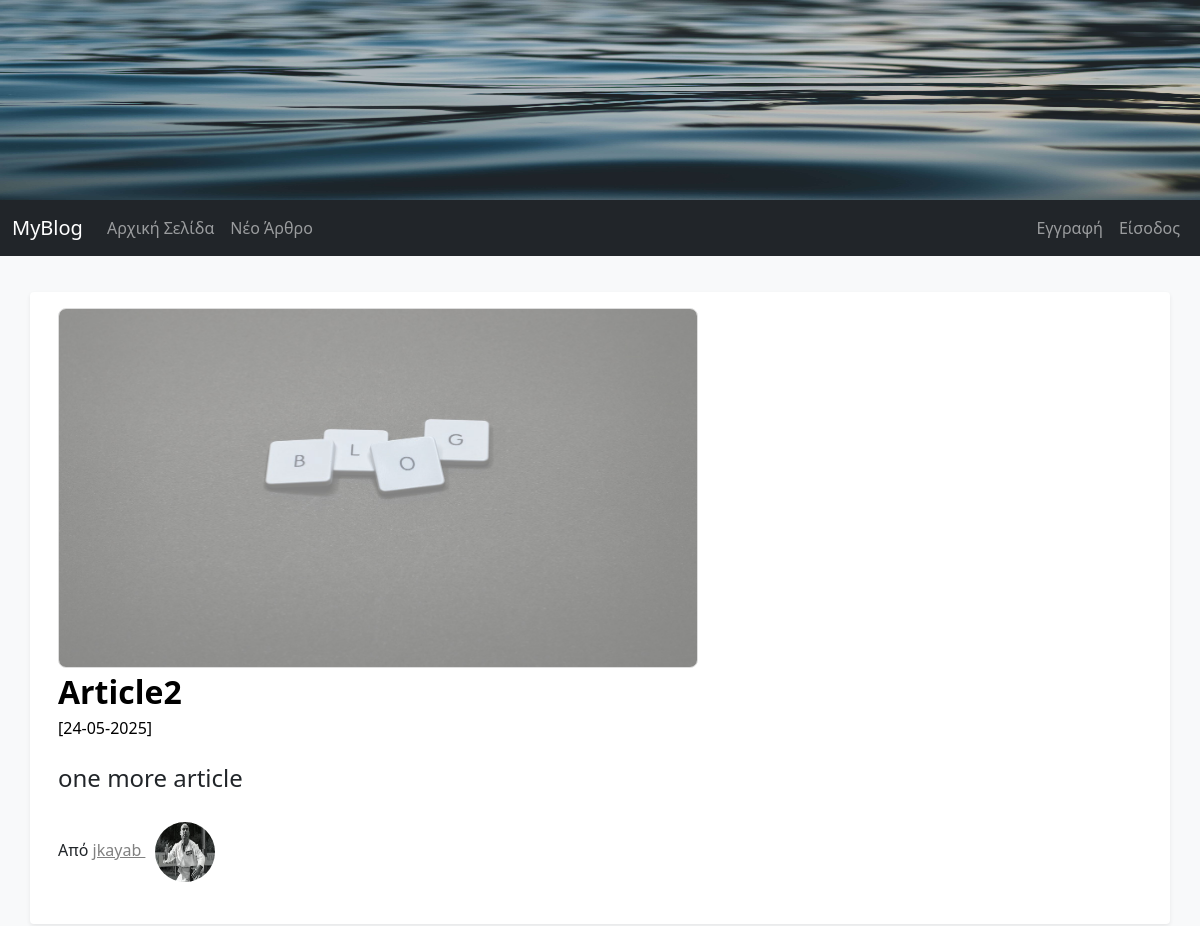
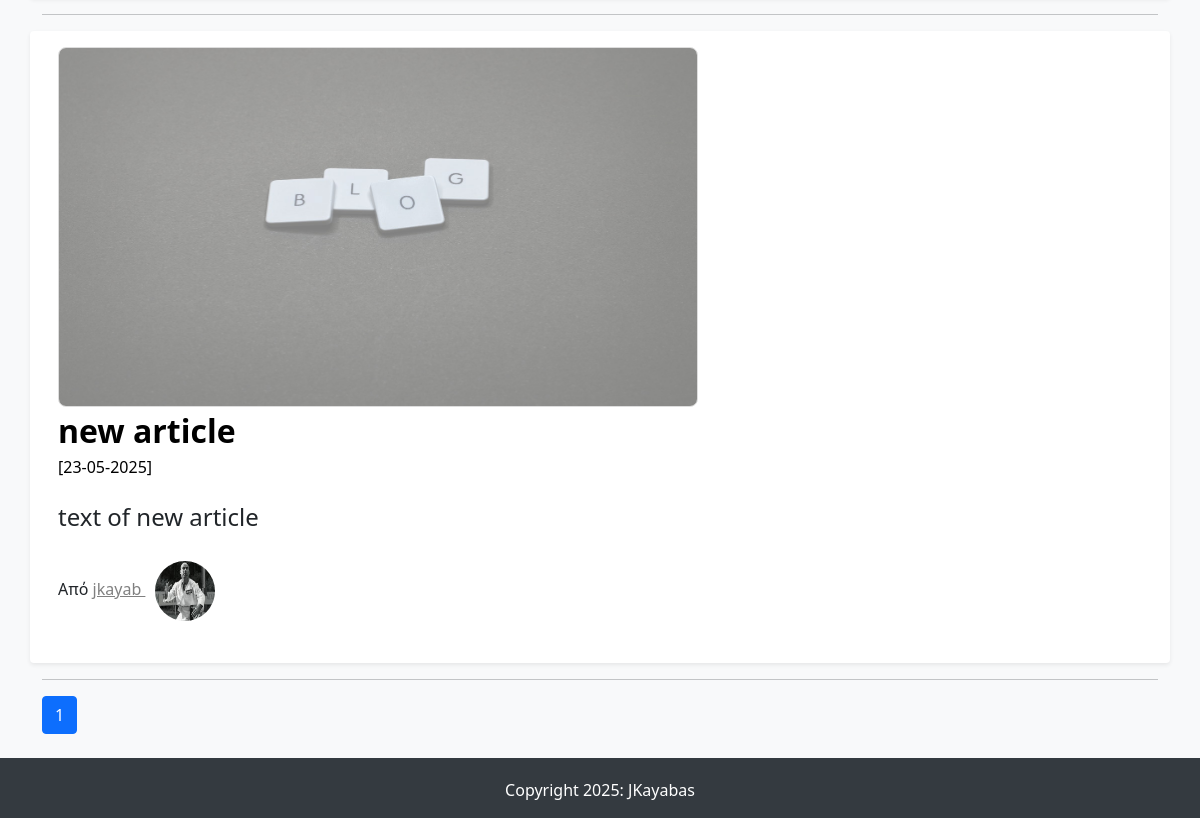
Before: / with the older database file (2 pictures, top to bottom).
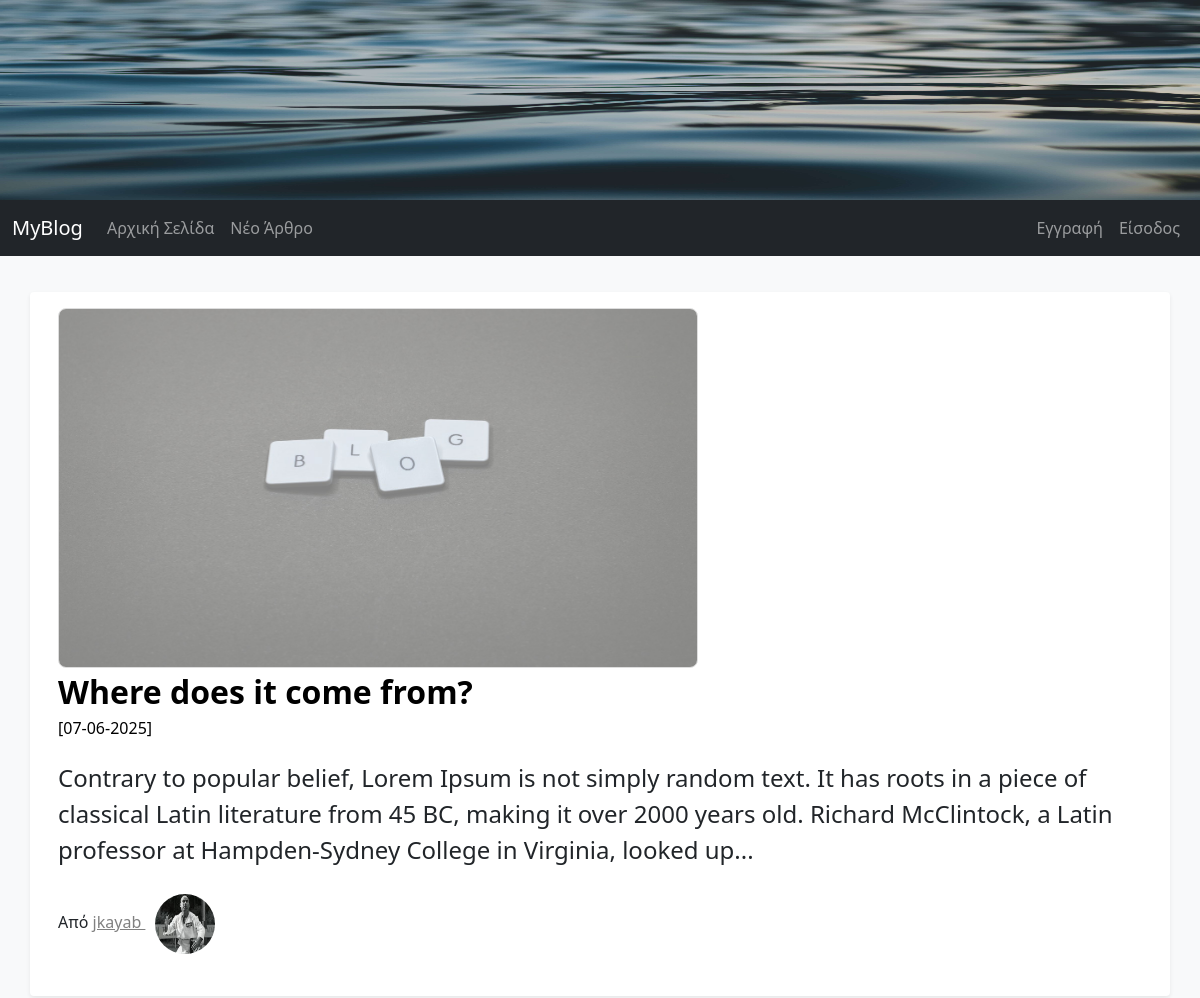
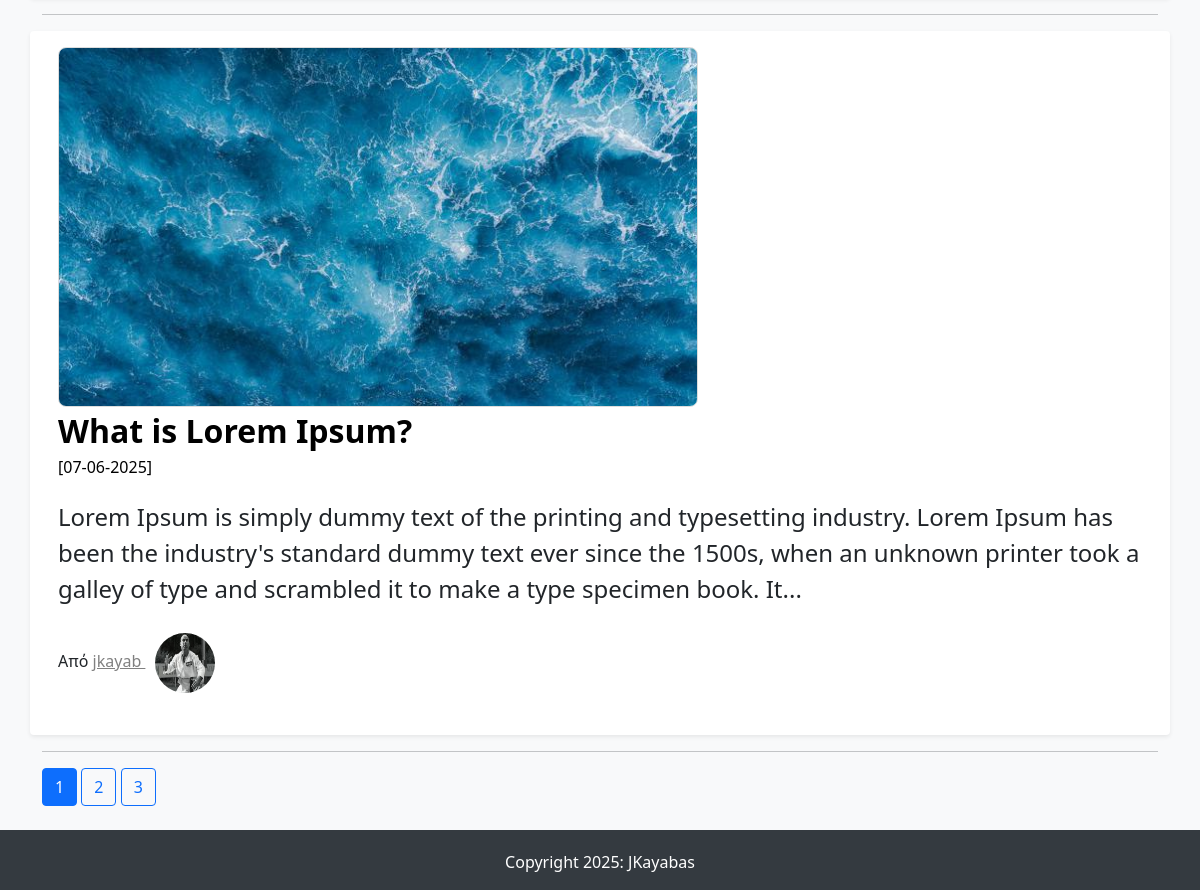
After: the same page with the newer database file (2 pictures, top to bottom).
### FlaskBlogApp/models.py (models this page shows, shortened)
class Article(db.Model):
    id = db.Column(db.Integer, primary_key = True)
    article_title = db.Column(db.String(50), nullable=False)
    article_body  = db.Column(db.Text(), nullable=False)
    article_image = db.Column(db.String(30), default ='default_article_image.jpg')
    date_created = db.Column(db.DateTime, nullable=False, default=datetime.utcnow)
    user_id = db.Column(db.Integer, db.ForeignKey('user.id'), nullable=False)

class User(db.Model, UserMixin):
    id = db.Column(db.Integer, primary_key=True)
    username = db.Column(db.String(15), unique=True, nullable=False)
    email = db.Column(db.String(150), unique=True, nullable=False)
    password = db.Column(db.String(36), nullable=False)
    profile_image = db.Column(db.String(30), default ='default_profile_image.jpg')
    articles = db.relationship('Article', backref='author', lazy=True)

### FlaskBlogApp/routes.py (the view)
@app.route("/index/")
@app.route("/")
def root():
    page = request.args.get("page", 1, type=int)
    articles = Article.query.order_by(Article.date_created.desc()).paginate(per_page=2, page=page)
    return render_template("index.html", articles=articles)

### FlaskBlogApp/templates/index.html (shortened to what this page needs)
{% extends "base.html" %}
{% block content %}
{% if articles %}
    {% for article in articles.items %}
        <div class="row my-3 p-3 bg-body rounded shadow-sm">
          <div class="col col-md-12">
            {% if article.article_image %}
              <img src="{{ url_for('static', filename='images/articles_images/'+article.article_image) }}" alt=""
                   class="img-responsive a_image" width="640px" height="360px">
            {% endif %}
          </div>
          <div class="col col-md-12">
            <div class="main-article-title">
              <a class="article_title" href="{{ url_for('full_article',article_id=article.id) }}">{{ article.article_title | safe }}</a>
            </div>
            <small class="article_date">[{{ article.date_created.strftime('%d-%m-%Y') }}]</small>
            <p class="main-article-partial-text">
              {{ article.article_body | truncate(255) | safe }}
            </p>
            <p class="">Από
              <span>
                <a class="author-name" href="{{ url_for('articles_by_author', author_id=article.author.id) }}"> {{ article.author.username }}
                  <img class="rounded-circle profile-image" alt="{{ article.author.username }}"
                       src="{{ url_for('static', filename='images/profiles_images/'+article.author.profile_image) }}"
                       data-holder-rendered="true" data-bs-toggle="tooltip" data-bs-placement="top" title="{{ article.author.username }}">
                </a>
              </span>
            </p>
          </div>
        </div>
        <hr>
    {% endfor %}
    {% for page_number in articles.iter_pages(left_edge=1, right_edge=1, left_current=1, right_current=2) %}
        {% if page_number %}
            {% if articles.page == page_number %}
                <a class="btn btn-primary" href="{{ url_for('root', page=page_number) }}">{{ page_number }}
                </a>
            {% else %}
                <a class="btn btn-outline-primary" href="{{ url_for('root', page=page_number) }}">{{ page_number }}
                </a>
            {% endif %}
        {% else %}
            <span>...</span>
        {% endif %}
    {% endfor %}
{% endif %}
{% endblock content %}

### FlaskBlogApp/templates/base.html (shortened to what this page needs)
<!DOCTYPE html>
<html>
<head>
    <link href="https://cdn.jsdelivr.net/npm/bootstrap@5.1.1/dist/css/bootstrap.min.css"
          rel="stylesheet" integrity="
          sha384-F3w7mX95PdgyTmZZMECAngseQB83DfGTowi0iMjiWaeVhAn4FJkqJByhZMI3AhiU">
    <link rel="stylesheet" type="text/css" href="{{ url_for('static', filename='css/styles.css') }}">
</head>
<body>
    <img src="{{ url_for('static', filename='images/jumbotron.jpg') }}" width="100%" height="200px" class="img-responsive">
    {% include "navbar.html" %}
<main role="main" class="container">
        {% block content %}
        {% endblock content %}
</main>
    {% include "footer.html" %}
</body>
</html>

### FlaskBlogApp/templates/navbar.html (shortened to what this page needs)
<nav class="navbar navbar-expand-lg navbar-dark bg-dark">
  <div class="container-fluid">
    <a class="navbar-brand" href="/">MyBlog</a>
    <div class="collapse navbar-collapse" id="navbarNav">
      <ul class="navbar-nav me-auto mb-2 mb-lg-0">
        <li class="nav-item">
          <a class="nav-link" aria-current="page" href="/">Αρχική Σελίδα</a>
        </li>
        <li class="nav-item">
          <a class="nav-link" href="/new_article/">Νέο Άρθρο</a>
        </li>
      </ul>
      <ul class="nav navbar-nav navbar-right">
        {% if current_user.is_authenticated %}
          <li class="nav-item dropdown">
            <a class="nav-link dropdown-toggle" href="#" id="navbarDropdown" role="button"
               data-bs-toggle="dropdown" aria-expanded="false">
              <img class="rounded-circle navbar-profile-image" src="{{ url_for('static',
              filename='images/profiles_images/'+current_user.profile_image) }}" alt="{{current_user.username }}" data-holder-rendered="true" data-bs-toggle="tooltip" data-bs-placement="top" title='{{current_user.username }}'>
            </a>
          <ul class="dropdown-menu" aria-labelledby="navbarDropdown">
            <li>
              <a class="dropdown-item" href="/account/">{{current_user.username }}</a>
            </li>
            <li>
              <a class="dropdown-item" href="/logout/">Έξοδος</a>
            </li>
           </ul>
          </li>
      </ul>
        {% else %}
          <li class="nav-item">
            <a class="nav-link" href="/signup/">Εγγραφή</a>
          </li>
          <li class="nav-item">
            <a class="nav-link" href="/login/">Είσοδος</a>
          </li>
        {% endif %}
      </ul>
    </div>
  </div>
</nav>

### FlaskBlogApp/templates/footer.html
  <footer class="page-footer font-small stylish-color-dark pt-1 mt-4">
    <div class="footer-copyright py-3 text-center">
        Copyright 2025: JKayabas
    </div>
  </footer>

### FlaskBlogApp/static/css/styles.css (style rules this page uses)
body { background-color: #f8f9fa; }
.container { margin-top: 20px; }
.main-article-title { font-size: 2em; font-weight: bold; text-decoration: none; color: black; }
.article_date,.article_date:hover { font-size: 1em; color: black; }
.main-article-partial-text,.main-article-full-text { font-size: 1.5em; margin-top: 20px; }
.author-name:link { color: gray; }
.article_title:link, .article_title:hover, .article_title:visited { text-decoration: none; color: black; }
.main-article-category:hover,.main-article-title:hover,.author-name { text-decoration: underline; color: black; }
footer { color: #fff; background-color: #343a40; }
.row { margin-top: 20px; }
.profile-image { width: 60px; height: 60px; margin: 10px; }
.a_image { border: 1px solid #ddd; border-radius: 8px; }

Changed rows visible on the page:
no longer on this page (row edited): Article: article_image (placeholder picture), article_title "Article2", date_created "24-05-2025", article_body "one more article", author.username "jkayab", profile_image (picture)
no longer on this page (row unchanged): Article: article_image (placeholder picture), article_title "new article", date_created "23-05-2025", article_body "text of new article", author.username "jkayab", profile_image (picture)
added Article: article_image (placeholder picture), article_title "Where does it come from?", date_created "07-06-2025", article_body "Contrary to popular belief, Lorem Ipsum is not simply random text. It has roots in a piece of classical Latin literature from 45 BC, making it over 2000 years old. Richard McClintock, a Latin professor at Hampden-Sydney College in Virginia, looked up...", author.username "jkayab", profile_image (picture)
added Article: article_image (picture), article_title "What is Lorem Ipsum?", date_created "07-06-2025", article_body "Lorem Ipsum is simply dummy text of the printing and typesetting industry. Lorem Ipsum has been the industry's standard dummy text ever since the 1500s, when an unknown printer took a galley of type and scrambled it to make a type specimen book. It...", author.username "jkayab", profile_image (picture)
Other visible differences:
new list line: "2"
new list line: "3"
